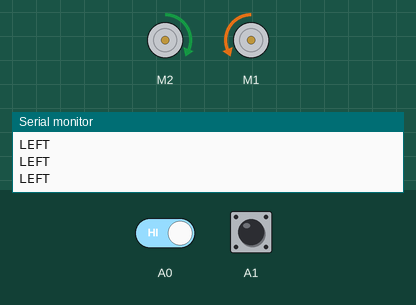
This sketch was run on a simulated Arduino Uno, built with avr-gcc and run on an emulated ATmega328P. On the bench: 2 × DC motor (green arrow = forward, orange = backward, longer = faster), the last lines printed to the serial monitor. Inputs (shaded band) come from the test bench; at power-on: A0 HIGH, A1 LOW.

Above: at 1.2 s.
1.3 s: A0 driven LOW
At 1.8 s:
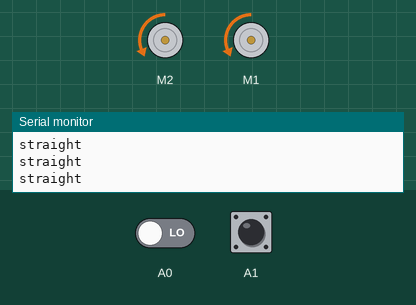
2.8 s: A1 driven HIGH
At 3.9 s:
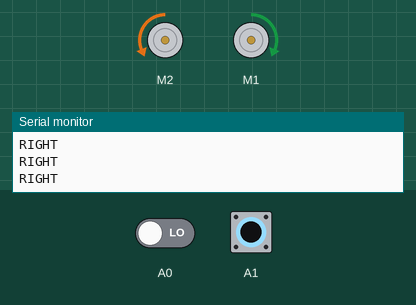
4.3 s: A0 driven HIGH
At 5.0 s:
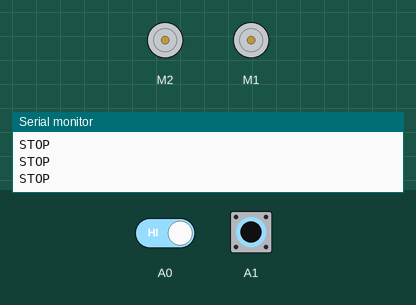
5.8 s: A1 driven LOW
At 7.0 s:
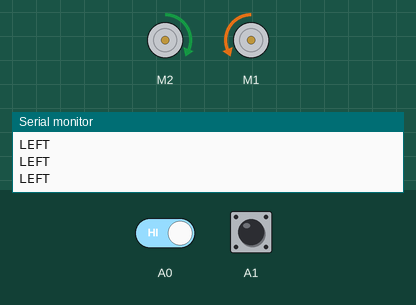
7.3 s: A0 driven LOW and A1 driven HIGH
At 8.6 s:
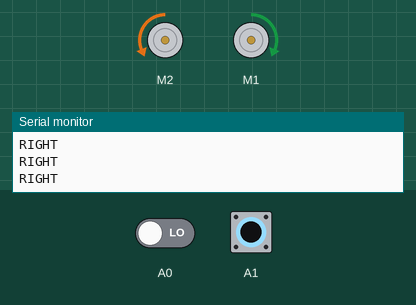
10.3 s: A1 pulsed LOW 2 times (0.12 s each, 0.3 s apart)
At 10.51 s:
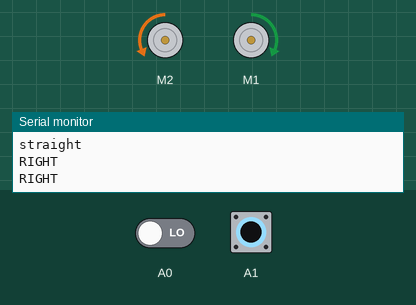
Timing chart, 0 to 13.3 s (numbered marks = the images above; inputs shaded):
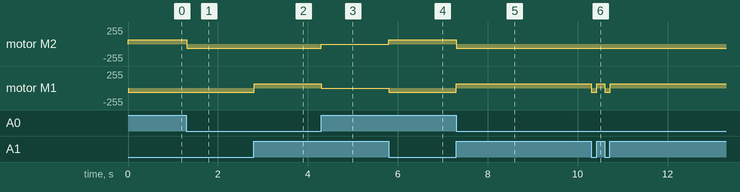

The sketch:

final.ino
```cpp
#include<AFMotor.h>
AF_DCMotor motorR(2);
AF_DCMotor motorL(1);
void setup()
{ pinMode(A0,INPUT);
  pinMode(A1,INPUT);


 Serial.begin(9600);

 //motorR.run(RELEASE);
 motorR.setSpeed(65);

 motorL.setSpeed(65);
}

void loop() {int r,l;
r = digitalRead(A0);
l = digitalRead(A1);

if(r==0)
{
  if(l==1)
  {
    motorL.run(FORWARD);
    //motorL.setSpeed(0);
    motorR.run(BACKWARD);
    //motorR.setSpeed(255);
    //delay(1);
    //motorR.run(BACKWARD);
    //motorR.setSpeed(55);

    Serial.println("RIGHT");
  }
  else
  {

    motorR.run(BACKWARD);
    //motorR.setSpeed(255);

    motorL.run(BACKWARD);
    //motorL.setSpeed(255);
    //delay(1);
    //motorR.run(BACKWARD);
    //motorR.setSpeed(55);
    //motorL.run(BACKWARD);
    //motorL.setSpeed(55);
    Serial.println("straight");
  }
}
else
{
  if(l==1)
  {
    motorR.run(RELEASE);
    motorL.run(RELEASE);
    Serial.println("STOP");
  }
  else
  {
    motorR.run(FORWARD);
    //motorR.setSpeed(0);
    motorL.run(BACKWARD);
    //motorL.setSpeed(255);
    //delay(1);
    //motorL.run(BACKWARD);
    //motorL.setSpeed(55);
    Serial.println("LEFT");
  }
}
/*Serial.println(".");
Serial.print(l);
Serial.print(" ");
Serial.print(r);*/
}
```

Measured:
- after the input at 1.3 s, motor M2: forward 65/255 → backward 65/255 at once
- after the input at 2.8 s, motor M1: backward 65/255 → forward 65/255 at once
- after the input at 4.3 s, motor M2: backward 65/255 → stopped at once; motor M1: forward 65/255 → stopped at once
- after the input at 5.8 s, motor M2: stopped → forward 65/255 at once; motor M1: stopped → backward 65/255 at once
- after the input at 7.3 s, motor M2: forward 65/255 → backward 65/255 at once; motor M1: backward 65/255 → forward 65/255 at once
- after the input at 10.3 s, motor M1: alternates forward 65/255 for 0.17 s and backward 65/255 for 0.12 s, 4 changes in all, then stays forward 65/255, starting at once
